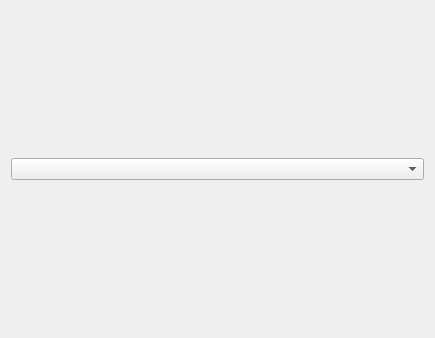
<?xml version="1.0" encoding="UTF-8"?>
<ui version="4.0">
 <class>StatsDialog</class>
 <widget class="QDialog" name="StatsDialog">
  <property name="geometry">
   <rect>
    <x>0</x>
    <y>0</y>
    <width>435</width>
    <height>338</height>
   </rect>
  </property>
  <property name="windowTitle">
   <string>Dialog</string>
  </property>
  <layout class="QVBoxLayout" name="verticalLayout">
   <item>
    <widget class="QComboBox" name="comboBox"/>
   </item>
  </layout>
 </widget>
 <resources/>
 <connections/>
</ui>
